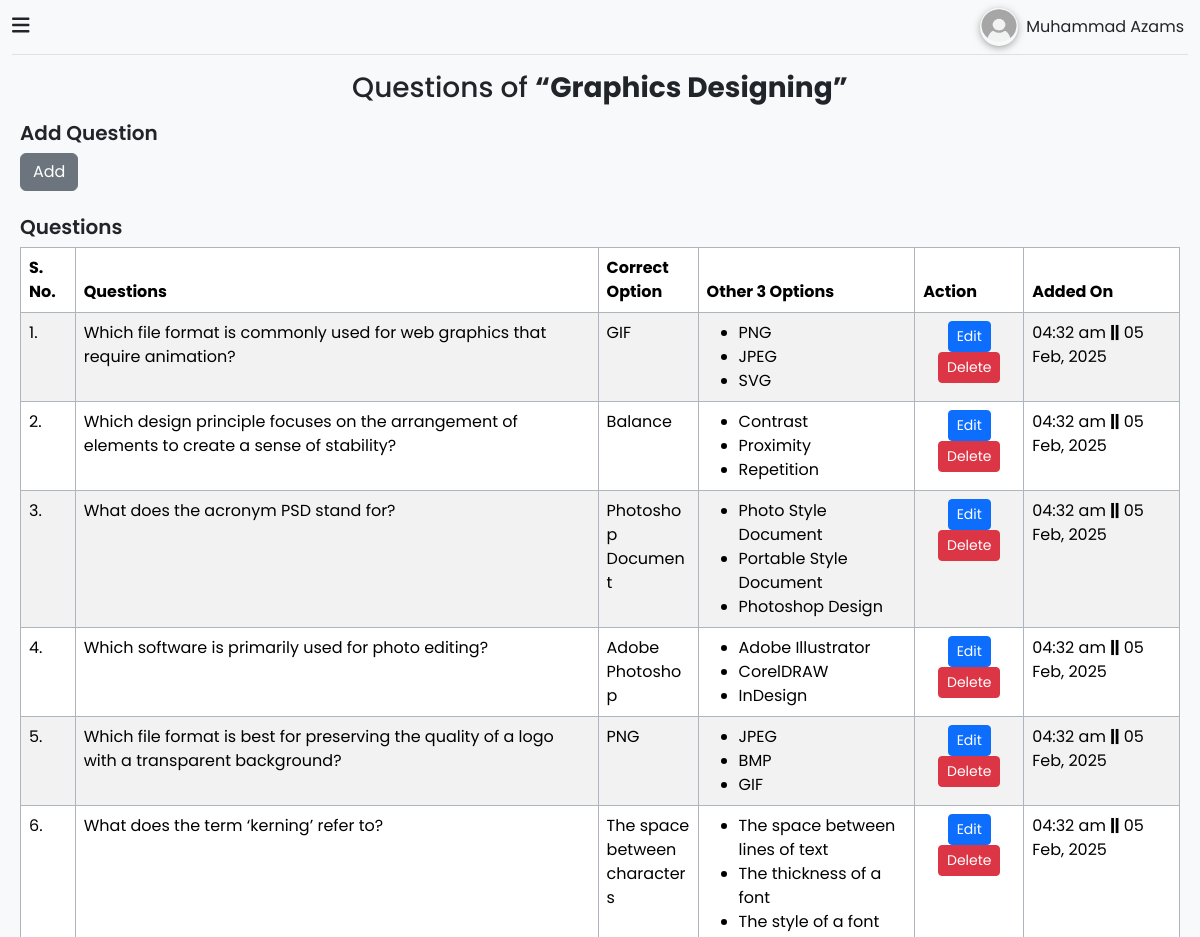
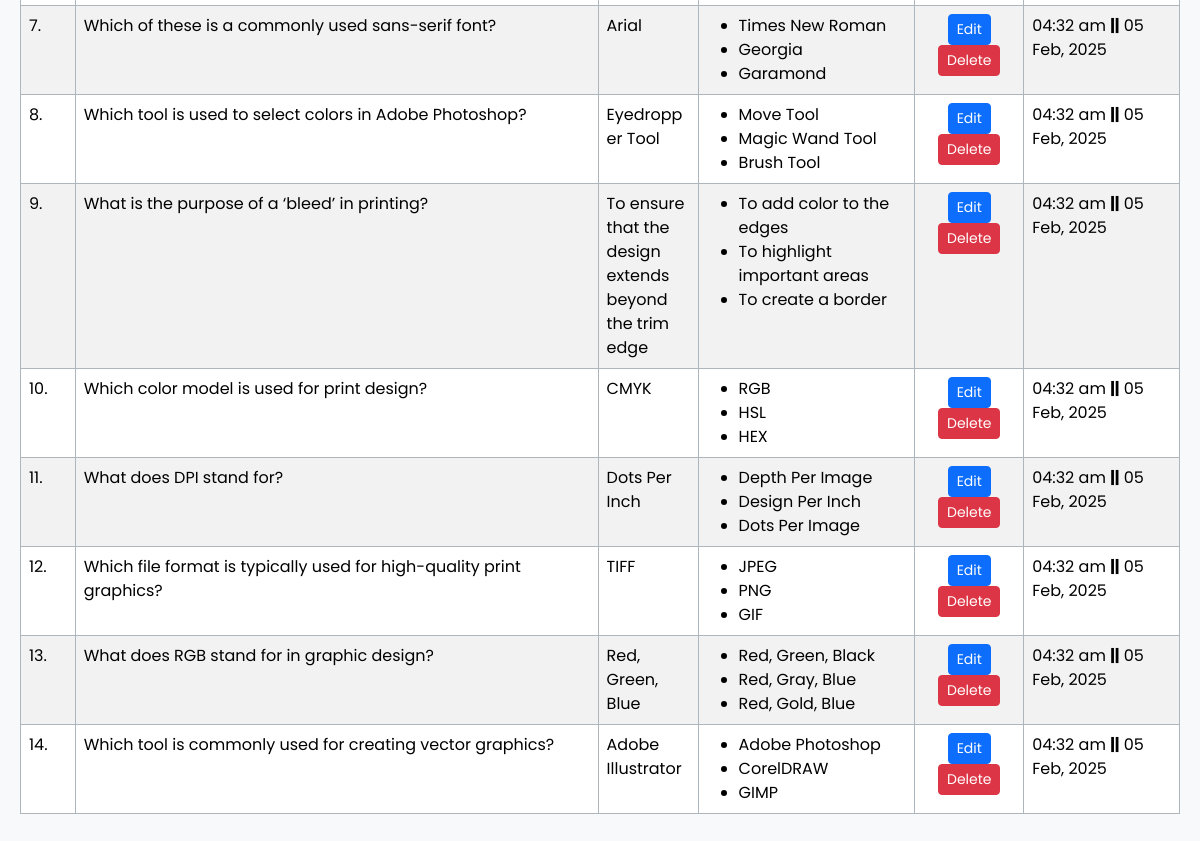
/admin/questions.php?course_id=3 (signed in), run on the app's committed database (2 pictures, top to bottom).
### tables this page shows
CREATE TABLE `users` (
  `id` int NOT NULL,
  `name` varchar(255) NOT NULL,
  `email` varchar(300) NOT NULL,
  `password` varchar(500) NOT NULL,
  `is_deleted` tinyint(1) NOT NULL DEFAULT '0',
  `created_at` datetime NOT NULL DEFAULT CURRENT_TIMESTAMP
);

CREATE TABLE `courses` (
  `id` int NOT NULL,
  `name` varchar(255) NOT NULL,
  `questions_to_ask` int NOT NULL,
  `is_deleted` tinyint(1) NOT NULL DEFAULT '0',
  `created_at` datetime NOT NULL DEFAULT CURRENT_TIMESTAMP
);

CREATE TABLE `questions` (
  `id` int NOT NULL,
  `question` text NOT NULL,
  `correct_option` text NOT NULL,
  `other_options` text NOT NULL,
  `course_id` int NOT NULL,
  `is_deleted` tinyint(1) NOT NULL DEFAULT '0',
  `created_at` datetime NOT NULL DEFAULT CURRENT_TIMESTAMP
);

### admin/components/sidebar.php (called while the page is built, shortened)
<?php
require "../_config.php";
$user_id = $_SESSION['user_id'];
$get_user_sql = "SELECT * FROM `users` WHERE `id`='$user_id'";
$get_user_res = mysqli_query($conn, $get_user_sql);
$user_data = mysqli_fetch_assoc($get_user_res);
?>

### admin/questions.php (the view, shortened to what this page needs)
<?php
require "../_config.php";
if (isset($_GET['course_id'])) {
    $course_id = $_GET['course_id'];
} else {
    header("location: index.php");
}
$get_course_sql = "SELECT name FROM `courses` WHERE `id`='$course_id'";
$get_course_res = mysqli_query($conn, $get_course_sql);
$course_data = mysqli_fetch_assoc($get_course_res);
$course_name = $course_data['name'];
?>
<!DOCTYPE html>
<html lang="en">
<head>
    <?php include "components/css_links.php"; ?>
</head>
<body>
    <div class="container-fluid overflow-x-hidden">
        <div class="row flex-nowrap h-100">
            <?php include "components/sidebar.php"; ?>
            <div class=" content bg-light">
                <?php include "components/header.php"; ?>
                <section class="py-3 px-2">
                    <div class="row justify-content-center mb-2">
                        <div class="col-auto">
                            <h3 class="text-center">Questions of <b class="d-sm-inline d-block"><q><?php echo $course_name; ?></q></b></h3>
                        </div>
                    </div>
                    <div class="row mb-4">
                        <div class="col">
                            <h5 class="fw-semibold">Add Question</h5>
                            <button class="btn btn-secondary" id="add-question-btn" data-bs-toggle="modal" data-bs-target="#question-modal">Add</button>
                        </div>
                    </div>
                    <div class="row flex-column ">
                        <div class="col">
                            <h5 class="fw-semibold">Questions</h5>
                        </div>
                        <div class="col">
                            <div class="table-responsive">
                                <table id="question-table" class="table table-striped table-bordered table-hover border-dark-subtle">
                                    <thead>
                                        <tr>
                                            <th>S. No.</th>
                                            <th>Questions</th>
                                            <th>Correct Option</th>
                                            <th>Other 3 Options</th>
                                            <th class="action-btns">Action</th>
                                            <th>Added On</th>
                                        </tr>
                                    </thead>
                                    <tbody>
                                        <?php
                                        $get_questions_sql = "SELECT * FROM `questions` WHERE `course_id`='$course_id' AND `is_deleted`='0' ORDER BY `id` DESC";
                                        $get_questions_res = mysqli_query($conn, $get_questions_sql);
                                        $i = 1;
                                        if (mysqli_num_rows($get_questions_res) > 0) {
                                            while ($question = mysqli_fetch_assoc($get_questions_res)) {
                                                echo '
                                                <tr>
                                                    <td>'.$i++.'.</td>
                                                    <td>'.htmlentities($question['question']).'</td>
                                                    <td class="text-break" style="width: 100px;">'.htmlentities($question['correct_option']).'</td>
                                                    <td>
                                                        <ul class="mb-0">';
                                                        $other_options_arr = json_decode($question['other_options']);
                                                        foreach ($other_options_arr as $other_option) {
                                                            echo '<li class="text-break">'.htmlentities($other_option).'</li>';
                                                        }
                                                        echo '</ul>
                                                    </td>
                                                    <td class="text-center ">
                                                        <!-- data-bs-toggle="modal"
                                                        data-bs-target="#question-modal" -->
                                                        <button
                                                        class="btn btn-sm btn-primary edit-question-btn"
                                                        data-question-id="'.$question['id'].'"
                                                        data-question="'.htmlentities($question['question']).'"
                                                        data-question-correct_option="'.htmlentities($question['correct_option']).'"
                                                        data-question-other_option_1="'.htmlentities($other_options_arr[0]).'"
                                                        data-question-other_option_2="'.htmlentities($other_options_arr[1]).'"
                                                        data-question-other_option_3="'.htmlentities($other_options_arr[2]).'"
                                                        >Edit</button>
                                                        <button class="btn btn-sm btn-danger del-btn" data-question-id="'.$question['id'].'">Delete</button>
                                                    </td>
                                                    <td>'.date('h:i a <b>||</b> d M, Y', strtotime($question['created_at'])).'</td>
                                                </tr>
                                                ';
                                            }
                                        } else {
                                            echo "No question added";
                                        }
                                        ?>
                                    </tbody>
                                </table>
                            </div>
                        </div>
                    </div>
                </section>
            </div>
        </div>
    </div>
</body>
</html>

### admin/components/css_links.php (shortened to what this page needs)
<link rel="stylesheet" href="../src/bootstrap/css/bootstrap.min.css">
<link rel="stylesheet" href="../src/fontawesome/css/all.min.css">
<link rel="stylesheet" href="../src/fonts/fonts.css">
<link rel="stylesheet" href="../src/datatables/datatables.min.css">
<link rel="stylesheet" href="../src/css/_utils.css">
<link rel="stylesheet" href="src/css/_sidebar_header.css">

### admin/components/header.php (shortened to what this page needs)
<header class="border-bottom  py-2" id="header">
    <div class="row align-items-center justify-content-between position-relative">
        <div class="col-auto ">
            <i class="fa-solid fa-bars fs-5 cursor-pointer"></i>
        </div>
        <div class="col-auto row align-items-center ">
            <div class="user-btn col-auto row column-gap-2 align-items-center px-3 mx-0 cursor-pointer">
                <div class="col-auto px-0">
                    <img
                        src="../src/img/user.png"
                        onerror="this.onerror=null;this.src='../src/img/user.png';"
                        class=" rounded-circle user-pic" alt="User Pic">
                </div>
                <div class="col-auto px-0 d-sm-block d-none">
                    <p class="m-0"><?php echo $user_data['name'] ?></p>
                </div>
            </div>
        </div>
    </div>
</header>

### src/css/_utils.css (style rules this page uses)
:root { --danger-color: #d00c0c; }
* { font-family: "Poppins", serif; box-sizing: border-box; }
.cursor-pointer { cursor: pointer; }

### admin/src/css/_sidebar_header.css (style rules this page uses)
.container-fluid { min-height: 100vh !important; }
.container-fluid .content { transition: .5s; min-height: 100vh; }
.content { width: calc(100vw - 17px - 250px); }
.user-pic { width: 38px; height: 38px; box-shadow: 0px 2px 10px -2px #777777; }
@media screen and (max-width: 1200px) { .content { width: 100vw; } }

### data on the page
users: name "Muhammad Azams"
courses: name "Graphics Designing"
questions: question "Which file format is commonly used for web graphics that require animation?", correct_option "GIF", other_options "PNG", other_options "JPEG", other_options "SVG", created_at "04:32 am || 05 Feb, 2025"
questions: question "Which design principle focuses on the arrangement of elements to create a sense of stability?", correct_option "Balance", other_options "Contrast", other_options "Proximity", other_options "Repetition", created_at "04:32 am || 05 Feb, 2025"
questions: question "What does the acronym PSD stand for?", correct_option "Photoshop Document", other_options "Photo Style Document", other_options "Portable Style Document", other_options "Photoshop Design", created_at "04:32 am || 05 Feb, 2025"
questions: question "Which software is primarily used for photo editing?", correct_option "Adobe Photoshop", other_options "Adobe Illustrator", other_options "CorelDRAW", other_options "InDesign", created_at "04:32 am || 05 Feb, 2025"
questions: question "Which file format is best for preserving the quality of a logo with a transparent background?", correct_option "PNG", other_options "JPEG", other_options "BMP", other_options "GIF", created_at "04:32 am || 05 Feb, 2025"
questions: question "What does the term ‘kerning’ refer to?", correct_option "The space between characters", other_options "The space between lines of text", other_options "The thickness of a font", other_options "The style of a font", created_at "04:32 am || 05 Feb, 2025"
questions: question "Which of these is a commonly used sans-serif font?", correct_option "Arial", other_options "Times New Roman", other_options "Georgia", other_options "Garamond", created_at "04:32 am || 05 Feb, 2025"
questions: question "Which tool is used to select colors in Adobe Photoshop?", correct_option "Eyedropper Tool", other_options "Move Tool", other_options "Magic Wand Tool", other_options "Brush Tool", created_at "04:32 am || 05 Feb, 2025"
questions: question "What is the purpose of a ‘bleed’ in printing?", correct_option "To ensure that the design extends beyond the trim edge", other_options "To add color to the edges", other_options "To highlight important areas", other_options "To create a border", created_at "04:32 am || 05 Feb, 2025"
questions: question "Which color model is used for print design?", correct_option "CMYK", other_options "RGB", other_options "HSL", other_options "HEX", created_at "04:32 am || 05 Feb, 2025"
questions: question "What does DPI stand for?", correct_option "Dots Per Inch", other_options "Depth Per Image", other_options "Design Per Inch", other_options "Dots Per Image", created_at "04:32 am || 05 Feb, 2025"
questions: question "Which file format is typically used for high-quality print graphics?", correct_option "TIFF", other_options "JPEG", other_options "PNG", other_options "GIF", created_at "04:32 am || 05 Feb, 2025"
questions: question "What does RGB stand for in graphic design?", correct_option "Red, Green, Blue", other_options "Red, Green, Black", other_options "Red, Gray, Blue", other_options "Red, Gold, Blue", created_at "04:32 am || 05 Feb, 2025"
questions: question "Which tool is commonly used for creating vector graphics?", correct_option "Adobe Illustrator", other_options "Adobe Photoshop", other_options "CorelDRAW", other_options "GIMP", created_at "04:32 am || 05 Feb, 2025"
